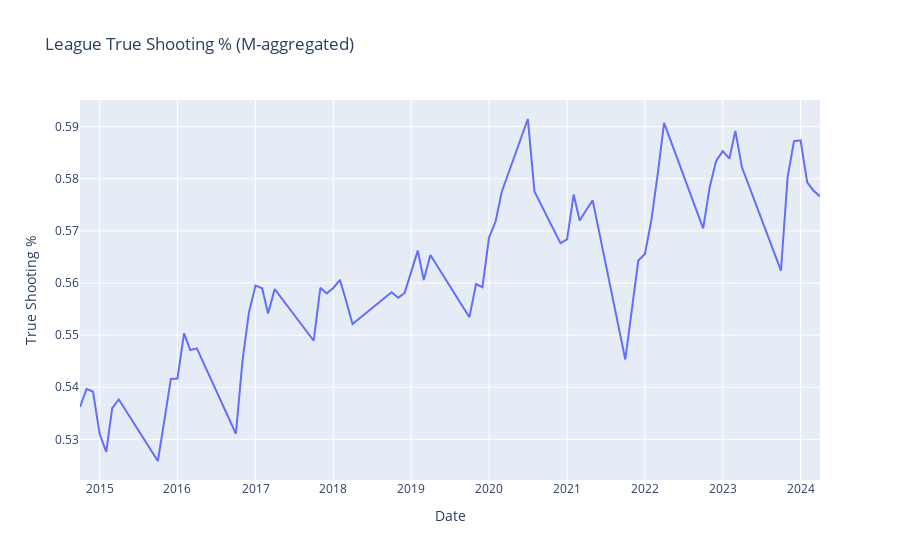

Write notebook code for a chart like this one.
### Code cell
# TS% trend
fig_ts = px.line(
    league,
    x="date",
    y="ts",
    title=f"League True Shooting % ({AGG}-aggregated)",
    labels={"date": "Date", "ts": "True Shooting %"},
)
fig_ts.update_traces(mode="lines")

write_html(fig_ts, OUT_DIR / "ts.html")
fig_ts
